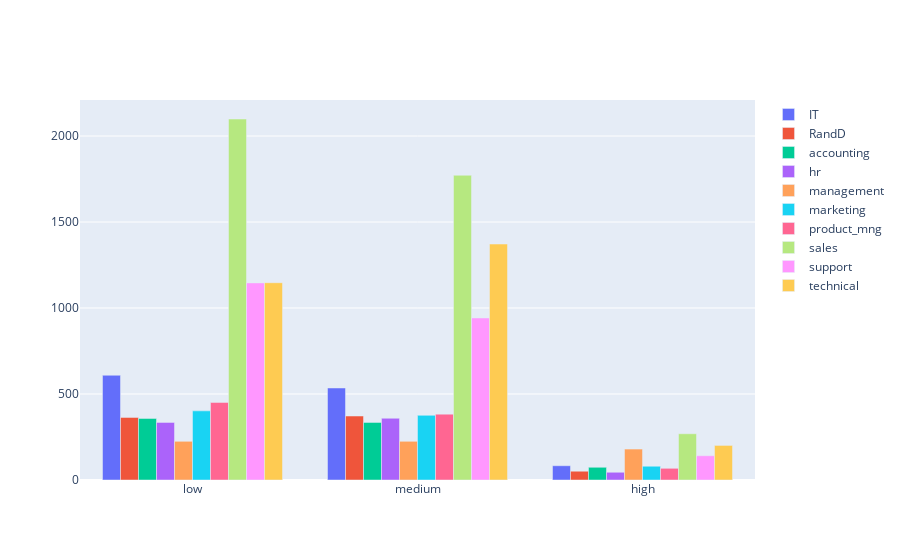

Notebook code for this chart:
### Markdown cell above
##### 8.Показать распределение сотрудников по зарплатам совместно с департаментами.

### Code cell
salary=['low', 'medium', 'high']
sales = data_HR['sales'].unique()
piv2 = (data_HR2.groupby(['sales','salary'])[['left']].agg(['count']).sort_values('sales', ascending=True))

fig2 = go.Figure()
i=0
for sl in piv2.index:
    if i%3 == 0:
        fig2.add_trace(go.Bar(
            x=salary,
            y=list(piv2.query("sales == '{}'".format(sl[0]))['left']['count']),
            name=sl[0],
        ))
    i += 1

    fig2.update_layout(barmode='group')
fig2.show()

### Figure 1 — Plotly figure (JSON) as saved in the notebook; plotly's stock layout.template omitted (floating-point values rounded to 4 significant figures)
{"data": [{"name": "IT", "type": "bar", "x": ["low", "medium", "high"], "y": [609, 535, 83]}, {"name": "RandD", "type": "bar", "x": ["low", "medium", "high"], "y": [364, 372, 51]}, {"name": "accounting", "type": "bar", "x": ["low", "medium", "high"], "y": [358, 335, 74]}, {"name": "hr", "type": "bar", "x": ["low", "medium", "high"], "y": [335, 359, 45]}, {"name": "management", "type": "bar", "x": ["low", "medium", "high"], "y": [225, 225, 180]}, {"name": "marketing", "type": "bar", "x": ["low", "medium", "high"], "y": [402, 376, 80]}, {"name": "product_mng", "type": "bar", "x": ["low", "medium", "high"], "y": [451, 383, 68]}, {"name": "sales", "type": "bar", "x": ["low", "medium", "high"], "y": [2099, 1772, 269]}, {"name": "support", "type": "bar", "x": ["low", "medium", "high"], "y": [1146, 942, 141]}, {"name": "technical", "type": "bar", "x": ["low", "medium", "high"], "y": [1147, 1372, 201]}], "layout": {"barmode": "group"}}
